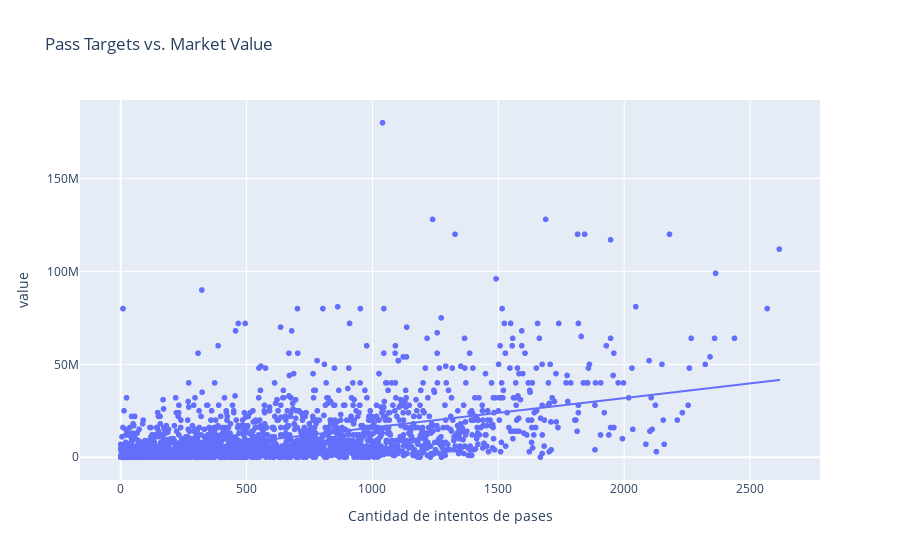

Notebook source saved alongside this figure:
### Code cell
# Crea un gráfico de dispersión con la línea de regresión
fig = px.scatter(df_1920, x='pass_targets', y='value', trendline='ols', title='Pass Targets vs. Market Value',  hover_name="player")

# # Configura los ejes y las etiquetas
fig.update_xaxes(title_text='Cantidad de intentos de pases')

# Muestra el gráfico
fig.show()

### Figure 1 — Plotly figure (JSON) as saved in the notebook; plotly's stock layout.template omitted (floating-point values rounded to 4 significant figures; data arrays with more than 128 entries replaced by an {"elided": "..."} marker saying what was removed)
{"data": [{"hovertemplate": "<b>%{hovertext}</b><br><br>pass_targets=%{x}<br>value=%{y}<extra></extra>", "hovertext": {"elided": "2644 str values"}, "legendgroup": "", "marker": {"color": "#636efa", "symbol": "circle"}, "mode": "markers", "name": "", "showlegend": false, "type": "scattergl", "x": {"elided": "2644 int values"}, "xaxis": "x", "y": {"elided": "2644 int values"}, "yaxis": "y"}, {"hovertemplate": "<b>OLS trendline</b><br>value = 15830.8 * pass_targets + 162727<br>R<sup>2</sup>=0.269588<br><br>pass_targets=%{x}<br>value=%{y} <b>(trend)</b><extra></extra>", "legendgroup": "", "marker": {"color": "#636efa", "symbol": "circle"}, "mode": "lines", "name": "", "showlegend": false, "type": "scattergl", "x": {"elided": "2644 int values"}, "xaxis": "x", "y": {"elided": "2644 float values"}, "yaxis": "y"}], "layout": {"legend": {"tracegroupgap": 0}, "title": {"text": "Pass Targets vs. Market Value"}, "xaxis": {"anchor": "y", "domain": [0, 1], "title": {"text": "Cantidad de intentos de pases"}}, "yaxis": {"anchor": "x", "domain": [0, 1], "title": {"text": "value"}}}}
